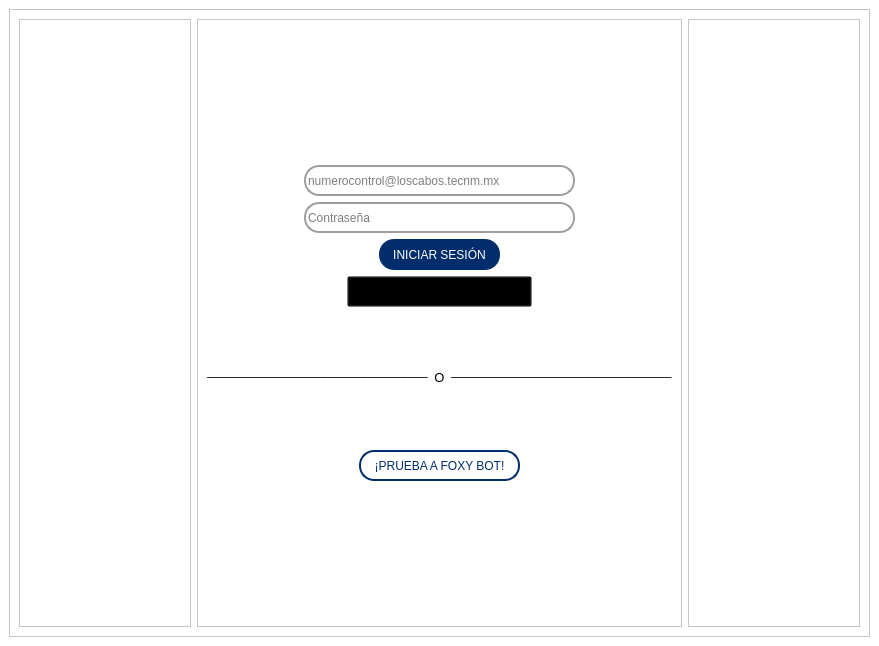
<?xml version="1.0" encoding="UTF-8"?>
<ui version="4.0">
 <class>MainWindowLogin</class>
 <widget class="QMainWindow" name="MainWindowLogin">
  <property name="geometry">
   <rect>
    <x>0</x>
    <y>0</y>
    <width>879</width>
    <height>646</height>
   </rect>
  </property>
  <property name="windowTitle">
   <string>Inicioar sesión</string>
  </property>
  <property name="windowIcon">
   <iconset>
    <normaloff>../img/298809902_539628011298194_5839572564237821349_n.png</normaloff>../img/298809902_539628011298194_5839572564237821349_n.png</iconset>
  </property>
  <property name="styleSheet">
   <string notr="true">background-color: rgb(255, 255, 255);</string>
  </property>
  <widget class="QWidget" name="centralwidget">
   <layout class="QGridLayout" name="gridLayout_2">
    <item row="0" column="0">
     <layout class="QGridLayout" name="gridLayout">
      <property name="spacing">
       <number>0</number>
      </property>
      <item row="0" column="1">
       <widget class="QFrame" name="frame">
        <property name="styleSheet">
         <string notr="true">background-color: rgb(255, 0, 0);
background-color: rgb(255, 255, 255);</string>
        </property>
        <property name="frameShape">
         <enum>QFrame::StyledPanel</enum>
        </property>
        <property name="frameShadow">
         <enum>QFrame::Raised</enum>
        </property>
        <layout class="QHBoxLayout" name="horizontalLayout_2">
         <item>
          <widget class="QFrame" name="frame_4">
           <property name="styleSheet">
            <string notr="true">background-color: rgb(255, 255, 255);</string>
           </property>
           <property name="frameShape">
            <enum>QFrame::StyledPanel</enum>
           </property>
           <property name="frameShadow">
            <enum>QFrame::Raised</enum>
           </property>
           <layout class="QVBoxLayout" name="verticalLayout">
            <item>
             <widget class="QLabel" name="label">
              <property name="maximumSize">
               <size>
                <width>100</width>
                <height>45</height>
               </size>
              </property>
              <property name="text">
               <string/>
              </property>
              <property name="pixmap">
               <pixmap>../img/LOGO_TECNM_AZUL-1024x437.png</pixmap>
              </property>
              <property name="scaledContents">
               <bool>true</bool>
              </property>
              <property name="wordWrap">
               <bool>false</bool>
              </property>
             </widget>
            </item>
            <item>
             <widget class="QLabel" name="label_2">
              <property name="text">
               <string/>
              </property>
             </widget>
            </item>
           </layout>
          </widget>
         </item>
         <item>
          <widget class="QFrame" name="frame_3">
           <property name="sizePolicy">
            <sizepolicy hsizetype="Maximum" vsizetype="Preferred">
             <horstretch>0</horstretch>
             <verstretch>0</verstretch>
            </sizepolicy>
           </property>
           <property name="styleSheet">
            <string notr="true">background-color: rgb(255, 255, 255);</string>
           </property>
           <property name="frameShape">
            <enum>QFrame::StyledPanel</enum>
           </property>
           <property name="frameShadow">
            <enum>QFrame::Raised</enum>
           </property>
           <layout class="QVBoxLayout" name="verticalLayout_2">
            <item>
             <widget class="QLabel" name="label_3">
              <property name="maximumSize">
               <size>
                <width>400</width>
                <height>260</height>
               </size>
              </property>
              <property name="text">
               <string/>
              </property>
              <property name="pixmap">
               <pixmap>../img/title.jpg</pixmap>
              </property>
              <property name="scaledContents">
               <bool>true</bool>
              </property>
              <property name="wordWrap">
               <bool>false</bool>
              </property>
             </widget>
            </item>
            <item>
             <layout class="QHBoxLayout" name="horizontalLayout">
              <item>
               <widget class="QLineEdit" name="input_Email">
                <property name="maximumSize">
                 <size>
                  <width>271</width>
                  <height>31</height>
                 </size>
                </property>
                <property name="styleSheet">
                 <string notr="true">QLineEdit{
	
	font: 9pt &quot;MS Sans Serif&quot;;
	border: 2px solid rgb(158, 158, 158);
	border-radius: 15px;
	
}</string>
                </property>
                <property name="maxLength">
                 <number>70</number>
                </property>
                <property name="placeholderText">
                 <string>numerocontrol@loscabos.tecnm.mx</string>
                </property>
               </widget>
              </item>
             </layout>
            </item>
            <item>
             <layout class="QHBoxLayout" name="horizontalLayout_4">
              <item>
               <widget class="QLineEdit" name="input_Password">
                <property name="maximumSize">
                 <size>
                  <width>271</width>
                  <height>31</height>
                 </size>
                </property>
                <property name="styleSheet">
                 <string notr="true">QLineEdit{
	
	font: 9pt &quot;MS Sans Serif&quot;;
	border: 2px solid rgb(158, 158, 158);
	border-radius: 15px;
	
}</string>
                </property>
                <property name="text">
                 <string/>
                </property>
                <property name="maxLength">
                 <number>60</number>
                </property>
                <property name="echoMode">
                 <enum>QLineEdit::Password</enum>
                </property>
                <property name="placeholderText">
                 <string>Contraseña</string>
                </property>
               </widget>
              </item>
             </layout>
            </item>
            <item>
             <layout class="QHBoxLayout" name="horizontalLayout_5">
              <item>
               <widget class="QPushButton" name="btn_iniciarSesion">
                <property name="maximumSize">
                 <size>
                  <width>121</width>
                  <height>31</height>
                 </size>
                </property>
                <property name="cursor">
                 <cursorShape>PointingHandCursor</cursorShape>
                </property>
                <property name="styleSheet">
                 <string notr="true">
border-radius:15px;
font: 8pt &quot;MS Sans Serif&quot;;
color: rgb(255, 255, 255);
background-color: rgb(1, 45, 108);</string>
                </property>
                <property name="text">
                 <string>INICIAR SESIÓN</string>
                </property>
               </widget>
              </item>
             </layout>
            </item>
            <item>
             <layout class="QHBoxLayout" name="horizontalLayout_7">
              <item>
               <widget class="QPushButton" name="btn_irRegistrate">
                <property name="sizePolicy">
                 <sizepolicy hsizetype="Fixed" vsizetype="Fixed">
                  <horstretch>0</horstretch>
                  <verstretch>0</verstretch>
                 </sizepolicy>
                </property>
                <property name="maximumSize">
                 <size>
                  <width>185</width>
                  <height>31</height>
                 </size>
                </property>
                <property name="cursor">
                 <cursorShape>PointingHandCursor</cursorShape>
                </property>
                <property name="styleSheet">
                 <string notr="true">background-color: transparent;
font: 75 9pt &quot;MS Sans Serif&quot;;</string>
                </property>
                <property name="text">
                 <string>¿Eres nuevo? ¡Regístrate!</string>
                </property>
               </widget>
              </item>
             </layout>
            </item>
            <item>
             <layout class="QHBoxLayout" name="horizontalLayout_3">
              <item>
               <widget class="QLabel" name="label_6">
                <property name="text">
                 <string>&lt;html&gt;&lt;head/&gt;&lt;body&gt;&lt;p align=&quot;center&quot;&gt;_________________________________&lt;br/&gt;&lt;/p&gt;&lt;/body&gt;&lt;/html&gt;</string>
                </property>
               </widget>
              </item>
              <item>
               <widget class="QLabel" name="label_5">
                <property name="maximumSize">
                 <size>
                  <width>20</width>
                  <height>16</height>
                 </size>
                </property>
                <property name="styleSheet">
                 <string notr="true">font: 75 8pt &quot;MS Sans Serif&quot;;</string>
                </property>
                <property name="text">
                 <string>&lt;html&gt;&lt;head/&gt;&lt;body&gt;&lt;p align=&quot;center&quot;&gt;&lt;span style=&quot; font-size:10pt;&quot;&gt;O&lt;/span&gt;&lt;/p&gt;&lt;/body&gt;&lt;/html&gt;</string>
                </property>
               </widget>
              </item>
              <item>
               <widget class="QLabel" name="label_7">
                <property name="text">
                 <string>&lt;html&gt;&lt;head/&gt;&lt;body&gt;&lt;p align=&quot;center&quot;&gt;_________________________________&lt;br/&gt;&lt;/p&gt;&lt;/body&gt;&lt;/html&gt;</string>
                </property>
               </widget>
              </item>
             </layout>
            </item>
            <item>
             <layout class="QHBoxLayout" name="horizontalLayout_8">
              <item>
               <widget class="QPushButton" name="btn_PruebaFoxyBot">
                <property name="maximumSize">
                 <size>
                  <width>161</width>
                  <height>31</height>
                 </size>
                </property>
                <property name="cursor">
                 <cursorShape>PointingHandCursor</cursorShape>
                </property>
                <property name="styleSheet">
                 <string notr="true">
border: 2px solid rgb(1, 45, 108);
border-radius: 15px;
font: 10pt &quot;Nirmala UI&quot;;
color: rgb(1, 45, 108);
background-color: transparent;</string>
                </property>
                <property name="text">
                 <string>¡PRUEBA A FOXY BOT!</string>
                </property>
               </widget>
              </item>
             </layout>
            </item>
            <item>
             <widget class="QLabel" name="label_4">
              <property name="maximumSize">
               <size>
                <width>16777215</width>
                <height>200</height>
               </size>
              </property>
              <property name="text">
               <string/>
              </property>
             </widget>
            </item>
           </layout>
          </widget>
         </item>
         <item>
          <widget class="QFrame" name="frame_2">
           <property name="styleSheet">
            <string notr="true">background-color: rgb(255, 255, 255);</string>
           </property>
           <property name="frameShape">
            <enum>QFrame::StyledPanel</enum>
           </property>
           <property name="frameShadow">
            <enum>QFrame::Raised</enum>
           </property>
          </widget>
         </item>
        </layout>
       </widget>
      </item>
     </layout>
    </item>
   </layout>
  </widget>
 </widget>
 <resources/>
 <connections/>
</ui>
